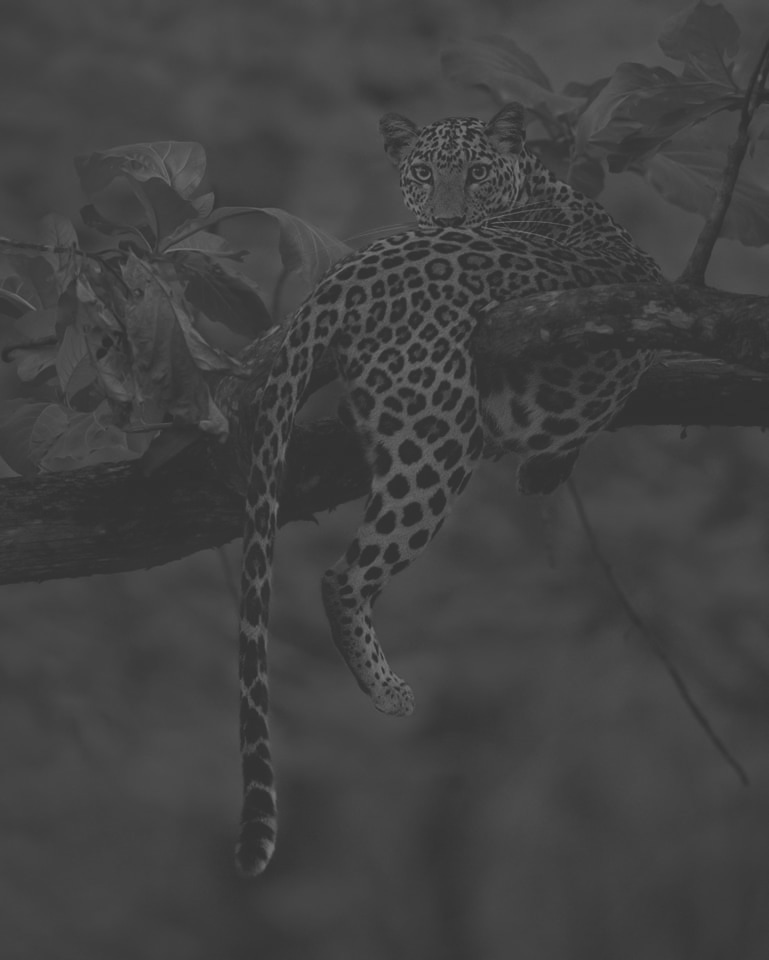
#> input picture Images/african_leopard_bw_low.jpg, 769 x 960 px
$ python threshold.py
#> lines starting #> are read from the running program, lines starting #| are printed output that depends on the picture
import cv2
import time
from pathlib import Path

img_path = str(Path(__file__).parent.parent / 'Images/african_leopard_bw_low.jpg')

img = cv2.imread(img_path, cv2.IMREAD_GRAYSCALE)
#> img is the input picture: shape (960, 769); min 45, max 116, mean 66
threshold = 60
start_time = time.time()
img[img > threshold] = 255
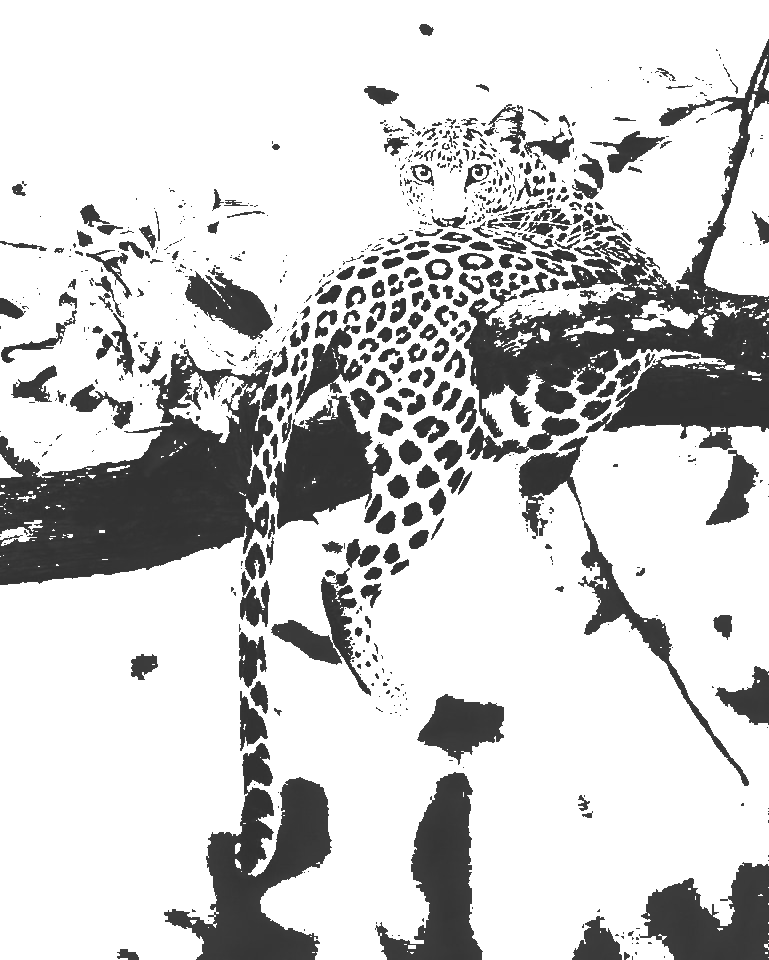
#> img: shape (960, 769); min 45, max 255, mean 205.6
elapsed_time = time.time() - start_time

print(elapsed_time)

cv2.imshow('image', img)
cv2.waitKey(0)
cv2.destroyAllWindows()

$ run again, with Images/210088.jpg copied over Images/african_leopard_bw_low.jpg
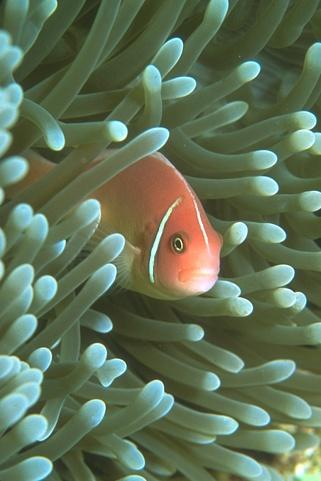
#> input picture Images/210088.jpg, 321 x 481 px
#> `img = cv2.imread(img_path, cv2.IMREAD_GRAYSCALE)`:
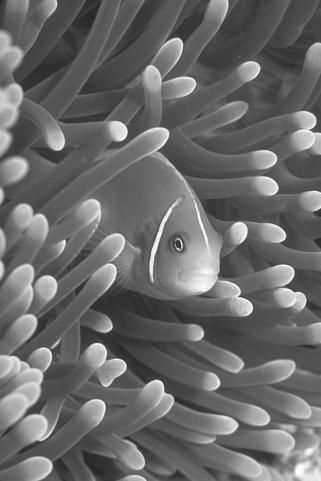
#> img: shape (481, 321); min 27, max 255, mean 105.7
#> `img[img > threshold] = 255`:
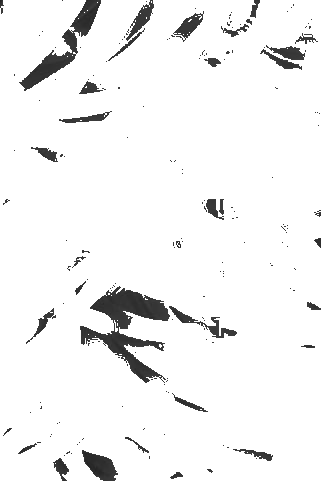
#> img: shape (481, 321); min 27, max 255, mean 242.1
